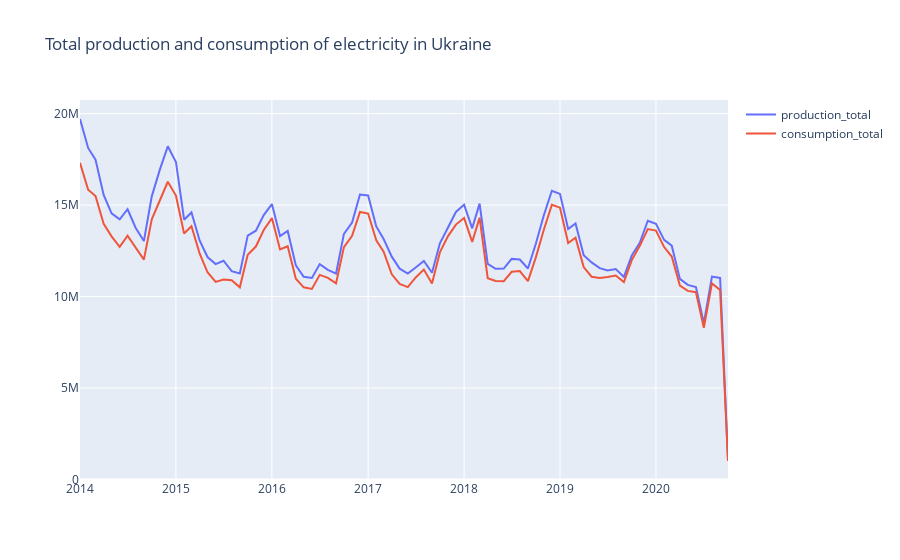

The cell this chart's notebook holds for it:
### Code cell
fig = go.Figure()
fig.add_trace(go.Scatter(x=inner_df.datetime, y=inner_df.production_total,
                    mode='lines',
                    name='production_total'))
fig.add_trace(go.Scatter(x=inner_df.datetime, y=inner_df.consumption_total,
                    mode='lines',
                    name='consumption_total'))
fig.update_layout(
    title="Total production and consumption of electricity in Ukraine")
fig.show()
